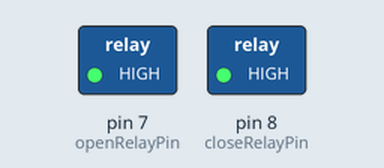
Simulated run of this sketch. Board: Arduino Uno, built with avr-gcc and run on an emulated ATmega328P. On the bench: switched loads named in the sketch (green lamp = pin HIGH).

Above: at 0.5 s.
At 6.5 s:
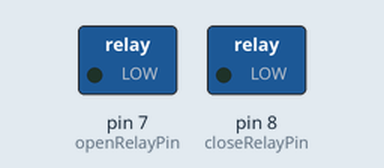
At 12.0 s:
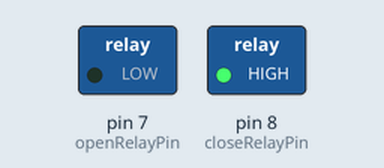
Timing chart, 0 to 22.1 s (numbered marks = the images above):
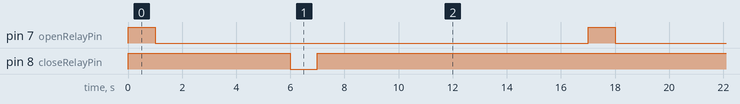

Measured:
- by itself, pin 7 (openRelayPin): alternates HIGH for 1.0 s and LOW for 16.0 s
- by itself, pin 8 (closeRelayPin): alternates HIGH for 16.0 s and LOW for 1.0 s
- by itself, everything shown: repeats every 17.0 s, in 4 steps

The sketch:

barriercode.ino
```cpp
const int openRelayPin = 7;
const int closeRelayPin = 8;

void setup() {
  pinMode(openRelayPin, OUTPUT);
  pinMode(closeRelayPin, OUTPUT);

  digitalWrite(openRelayPin, LOW);
  digitalWrite(closeRelayPin, HIGH);
}

void loop() {
  digitalWrite(openRelayPin, HIGH);
  delay(1000);
  digitalWrite(openRelayPin, LOW);

  delay(5000);

  digitalWrite(closeRelayPin, LOW);
  delay(1000);
  digitalWrite(closeRelayPin, HIGH);
  delay(10000);
}
```
